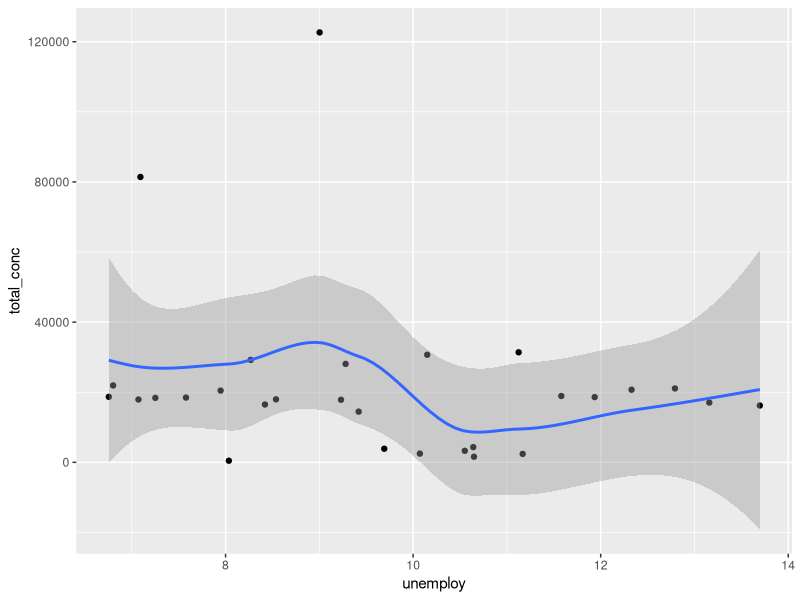

Reproduce this figure in R.
library( tidyverse )
library( broom )

brazil_ed <- read_csv("brazil_ed_recoded.csv")
alt_1996 <- read_csv("brazil_1996_alt.csv")
brazil_edprop <- read_csv("brazil_ed_proportions.csv")
brazil_all <-read_csv("brazil_all.csv")


M_loess <- loess(total_conc ~ unemploy + gdp, data = brazil_all, span = 0.2)

head(brazil_all)


brazil_all %>% 
  mutate(area = as.factor(area)) %>% 
  filter(area == "Arts & Humanities") %>% 
  ggplot(aes(unemploy,total_conc))+
  geom_point()+
  geom_smooth()
